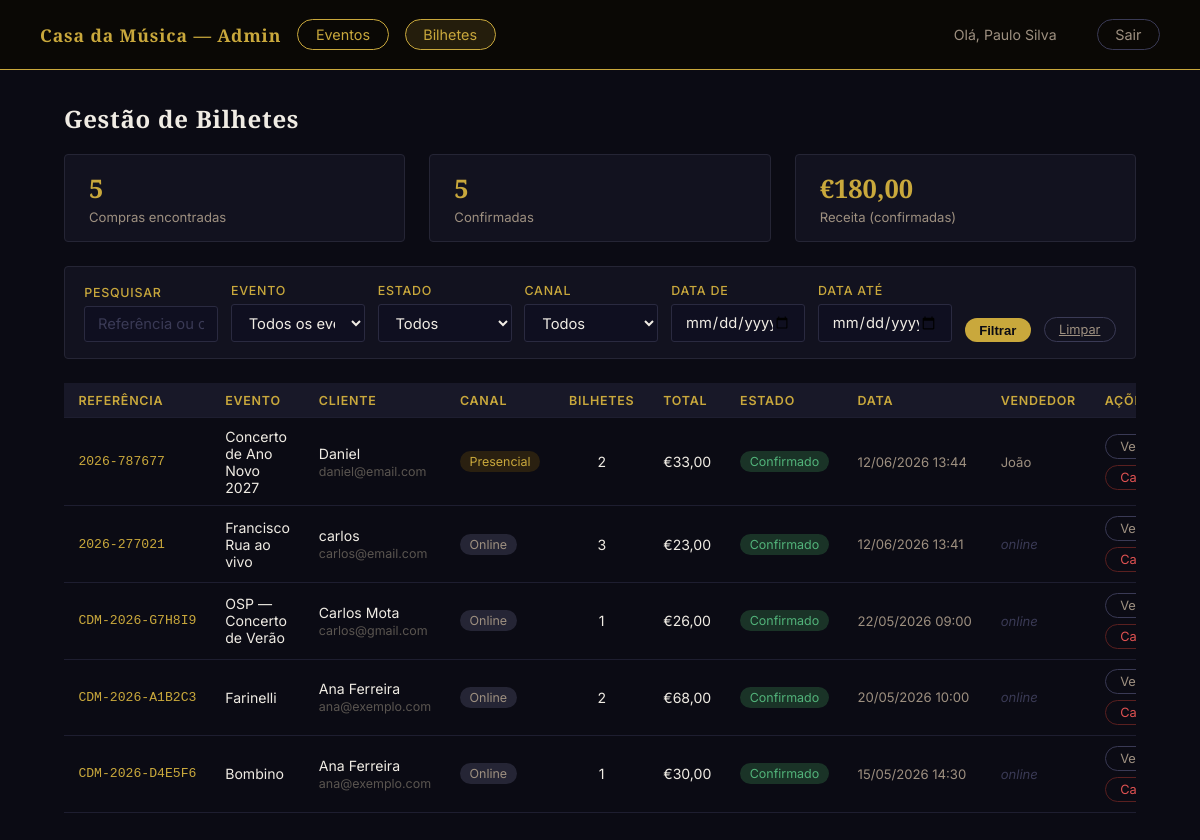
Before: /bilhetes.php (signed in) with the older database file.
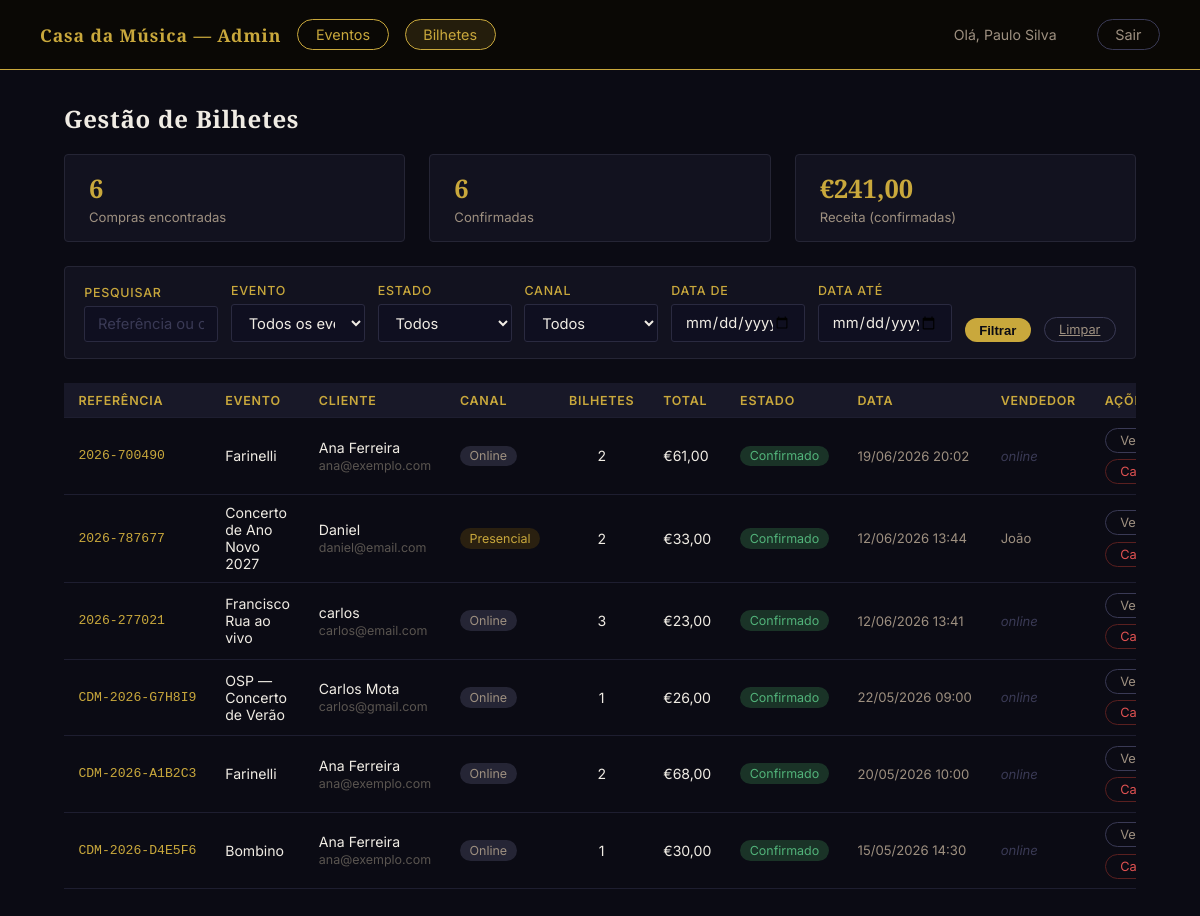
After: the same page with the newer database file.
### tables this page shows
CREATE TABLE compras (
            id                INTEGER PRIMARY KEY AUTOINCREMENT,
            referencia        TEXT    UNIQUE NOT NULL,
            evento_id         INTEGER NOT NULL,
            utilizador_id     INTEGER,
            nome_cliente      TEXT    NOT NULL,
            email_cliente     TEXT    NOT NULL,
            telefone_cliente  TEXT,
            nif_cliente       TEXT,
            canal             TEXT    NOT NULL DEFAULT 'online'
                                      CHECK(canal IN ('online','presencial')),
            vendedor_id       INTEGER,
            metodo_pagamento  TEXT    NOT NULL,
            total             REAL    NOT NULL,
            estado            TEXT    NOT NULL DEFAULT 'confirmado'
                                      CHECK(estado IN ('confirmado','cancelado')),
            data_compra       TEXT    NOT NULL DEFAULT (datetime('now')),
            FOREIGN KEY (evento_id)     REFERENCES eventos(id),
            FOREIGN KEY (utilizador_id) REFERENCES utilizadores(id),
            FOREIGN KEY (vendedor_id)   REFERENCES utilizadores(id)
        );

### scripts/sessao.php (called while the page is built, shortened)
<?php
function getUtilizador(): array {
    return [
        'id'     => $_SESSION['utilizador_id'] ?? null,
        'nome'   => $_SESSION['nome']           ?? '',
        'email'  => $_SESSION['email']          ?? '',
        'perfil' => $_SESSION['perfil']         ?? '',
    ];
}

### bilhetes.php (the view, shortened to what this page needs)
<?php
require_once 'scripts/sessao.php';
$u = getUtilizador();
$isAdmin = ($u['perfil'] === 'administrador');
$db      = getDB();
$pesquisa = trim($_GET['pesquisa']  ?? '');
$fDataDe  = trim($_GET['data_de']    ?? '');
$fDataAte = trim($_GET['data_ate']   ?? '');
$pagina   = max(1, (int)($_GET['pagina'] ?? 1));
$porPag   = 25;
$where  = 'WHERE 1=1';
$stmtTotal = $db->prepare("SELECT COUNT(DISTINCT c.id) FROM compras c $where");
$total  = (int)$stmtTotal->execute()->fetchArray()[0];
$totPag = max(1, (int)ceil($total / $porPag));
$pagina = min($pagina, $totPag);
$offset = ($pagina - 1) * $porPag;
$sqlC = "SELECT c.id, c.referencia, c.evento_id, e.nome AS evento_nome,
                c.nome_cliente, c.email_cliente, c.telefone_cliente, c.nif_cliente,
                c.canal, c.metodo_pagamento, c.total, c.estado,
                c.data_compra,
                COALESCE(SUM(ic.quantidade), 0) AS total_bilhetes,
                v.nome AS vendedor_nome
         FROM compras c
         JOIN eventos e   ON e.id = c.evento_id
         LEFT JOIN itens_compra ic ON ic.compra_id = c.id
         LEFT JOIN utilizadores v  ON v.id = c.vendedor_id
         $where
         GROUP BY c.id
         ORDER BY c.data_compra DESC
         LIMIT $porPag OFFSET $offset";
$stmtC = $db->prepare($sqlC);
$compras = [];
$resC = $stmtC->execute();
while ($row = $resC->fetchArray(SQLITE3_ASSOC)) {
    $compras[] = $row;
}
$totalConf    = 0;
$receitaConf  = 0.0;
if ($isAdmin) {
    $stmtSum = $db->prepare("SELECT COUNT(DISTINCT c.id), SUM(c.total) FROM compras c $where AND c.estado='confirmado'");
    $rowSum = $stmtSum->execute()->fetchArray();
    $totalConf   = (int)($rowSum[0] ?? 0);
    $receitaConf = (float)($rowSum[1] ?? 0);
}
?>
<!DOCTYPE html>
<html lang="pt">
<head>
  <link rel="stylesheet" href="styles/<?= $isAdmin ? 'admin' : 'vendedor' ?>.css" />
</head>
<body>
  <nav class="<?= $isAdmin ? 'nav-admin' : 'nav-vendor' ?>">
    <div class="nav-left">
      <a href="<?= $isAdmin ? 'admin/index.php' : 'vendedor.php' ?>" class="nav-brand">
        Casa da Música<?= $isAdmin ? ' — Admin' : '' ?>
      </a>
      <?php if ($isAdmin): ?>
        <a href="admin/eventos.php" class="btn-pill">Eventos</a>
      <?php else: ?>
        <a href="vendedor.php" class="btn-pill">Área Vendedor</a>
      <?php endif; ?>
      <a href="bilhetes.php" class="btn-pill" style="background:#c9a83c22;">Bilhetes</a>
    </div>
    <div class="nav-right">
      <span style="font-size:.88rem; color:#9e9080; margin-right:1rem;">
        Olá, <?= htmlspecialchars($u['nome']) ?>
      </span>
      <a href="scripts/logout.php" class="btn-pill btn-pill-light">Sair</a>
    </div>
  </nav>
  <main class="page">
    <h1 class="page-title">Gestão de Bilhetes</h1>
    <?php if ($isAdmin): ?>
    <div class="summary-row">
      <div class="summary-card">
        <div class="summary-val"><?= $total ?></div>
        <div class="summary-lbl">Compras encontradas</div>
      </div>
      <div class="summary-card">
        <div class="summary-val"><?= $totalConf ?></div>
        <div class="summary-lbl">Confirmadas</div>
      </div>
      <div class="summary-card">
        <div class="summary-val">€<?= number_format($receitaConf, 2, ',', '.') ?></div>
        <div class="summary-lbl">Receita (confirmadas)</div>
      </div>
    </div>
    <?php endif; ?>
    <form method="GET" action="bilhetes.php" class="filter-bar">
      <div class="form-group">
        <label>Pesquisar</label>
        <input type="text" name="pesquisa" placeholder="Referência ou cliente…"
               value="<?= htmlspecialchars($pesquisa) ?>" />
      </div>
      <div class="form-group">
        <label>Evento</label>
        <select name="evento_id">
          <option value="0">Todos os eventos</option>
        </select>
      </div>
      <div class="form-group">
        <label>Estado</label>
        <select name="estado">
          <option value="">Todos</option>
        </select>
      </div>
      <?php if ($isAdmin): ?>
      <div class="form-group">
        <label>Canal</label>
        <select name="canal">
          <option value="">Todos</option>
        </select>
      </div>
      <?php endif; ?>
      <div class="form-group">
        <label>Data de</label>
        <input type="date" name="data_de" value="<?= htmlspecialchars($fDataDe) ?>" />
      </div>
      <div class="form-group">
        <label>Data até</label>
        <input type="date" name="data_ate" value="<?= htmlspecialchars($fDataAte) ?>" />
      </div>
      <button type="submit" class="btn btn-sm" style="margin-bottom:0;">Filtrar</button>
      <a href="bilhetes.php" class="btn-ghost" style="margin-bottom:0;">Limpar</a>
    </form>
    <?php if (empty($compras)): ?>
      <p class="text-sm" style="margin-top:1rem;">Nenhuma compra encontrada.</p>
    <?php else: ?>
    <div class="table-wrap">
      <table>
        <thead>
          <tr>
            <th>Referência</th>
            <th>Evento</th>
            <th>Cliente</th>
            <?php if ($isAdmin): ?><th>Canal</th><?php endif; ?>
            <th>Bilhetes</th>
            <th>Total</th>
            <th>Estado</th>
            <th>Data</th>
            <?php if ($isAdmin): ?><th>Vendedor</th><?php endif; ?>
            <th>Ações</th>
          </tr>
        </thead>
        <tbody>
          <?php foreach ($compras as $c): ?>
          <?php $cid = (int)$c['id']; ?>
          <tr>
            <td style="font-family:monospace; font-size:.82rem; white-space:nowrap; color:#c9a83c;">
              <?= htmlspecialchars($c['referencia']) ?>
            </td>
            <td><?= htmlspecialchars($c['evento_nome']) ?></td>
            <td>
              <span style="color:#f0ece4;"><?= htmlspecialchars($c['nome_cliente']) ?></span><br>
              <span style="color:#5a5550; font-size:.78rem;"><?= htmlspecialchars($c['email_cliente']) ?></span>
            </td>
            <?php if ($isAdmin): ?>
            <td>
              <span class="badge <?= $c['canal'] === 'presencial' ? 'badge-gold' : '' ?>">
                <?= $c['canal'] === 'presencial' ? 'Presencial' : 'Online' ?>
              </span>
            </td>
            <?php endif; ?>
            <td style="text-align:center;"><?= (int)$c['total_bilhetes'] ?></td>
            <td style="white-space:nowrap;">€<?= number_format((float)$c['total'], 2, ',', '.') ?></td>
            <td>
              <?php if ($c['estado'] === 'confirmado'): ?>
                <span class="badge badge-green">Confirmado</span>
              <?php else: ?>
                <span class="badge-red">Cancelado</span>
              <?php endif; ?>
            </td>
            <td style="white-space:nowrap; font-size:.82rem; color:#9e9080;">
              <?= htmlspecialchars(date('d/m/Y H:i', strtotime($c['data_compra']))) ?>
            </td>
            <?php if ($isAdmin): ?>
            <td style="font-size:.82rem; color:#9e9080;">
              <?= $c['vendedor_nome'] !== null ? htmlspecialchars($c['vendedor_nome']) : '<em style="color:#3a3a55;">online</em>' ?>
            </td>
            <?php endif; ?>
            <td>
              <div class="col-actions">
                <button type="button" class="btn-ghost"
                  onclick="abrirDetalhes(<?= $cid ?>)">Ver</button>
                <?php if ($c['estado'] === 'confirmado'): ?>
                  <button type="button" class="btn-danger-sm"
                    onclick="pedirAcao(<?= $cid ?>, 'cancelado', <?= json_encode($c['referencia']) ?>)">
                    Cancelar
                  </button>
                <?php endif; ?>
              </div>
            </td>
          </tr>
          <?php endforeach; ?>
        </tbody>
      </table>
    </div>
    <?php endif; ?>
  </main>
</body>
</html>

### styles/admin.css (style rules this page uses)
*, *::before, *::after { box-sizing: border-box; margin: 0; padding: 0; }
body { font-family: 'Inter', system-ui, sans-serif; color: #f0ece4; background: #0b0b14; }
nav { display: flex; align-items: center; justify-content: space-between; background: #08080f; border-bottom: 1px solid #252535; padding: 0 2.5rem; height: 70px; position: sticky; top: 0; z-index: 10; }
.nav-left { display: flex; align-items: center; gap: 1rem; }
.nav-right { display: flex; align-items: center; gap: 1.5rem; }
.nav-brand { font-family: 'Cinzel', Georgia, serif; font-weight: 600; font-size: 1.1rem; color: #c9a83c; text-decoration: none; letter-spacing: 0.05em; }
.nav-admin { background: #0a0805; border-bottom-color: #c9a83c; }
.nav-admin .nav-brand { color: #c9a83c; }
.btn-pill { background: transparent; color: #c9a83c; border: 1px solid #c9a83c; border-radius: 999px; padding: 0.38rem 1.1rem; font-size: 0.9rem; cursor: pointer; text-decoration: none; display: inline-block; white-space: nowrap; transition: background 0.15s, color 0.15s; }
.btn-pill-light { border-color: #3a3a55; color: #9e9080; }
.page { padding: 2rem 4rem; max-width: 1200px; margin: 0 auto; }
.page-title { font-family: 'Cinzel', Georgia, serif; font-size: 1.5rem; font-weight: 600; margin-bottom: 1.2rem; color: #f0ece4; letter-spacing: 0.03em; }
.btn { background: #c9a83c; color: #0b0b14; border: none; border-radius: 999px; padding: 0.45rem 1.4rem; font-size: 0.92rem; font-weight: 600; cursor: pointer; text-decoration: none; display: inline-block; white-space: nowrap; transition: background 0.15s; }
.btn-sm { padding: 0.28rem 0.9rem; font-size: 0.82rem; }
.table-wrap { overflow-x: auto; }
table { width: 100%; border-collapse: collapse; }
th, td { padding: 0.6rem 0.9rem; text-align: left; border-bottom: 1px solid #1e1e30; font-size: 0.88rem; }
th { background: #181828; font-weight: 600; white-space: nowrap; color: #c9a83c; font-size: 0.78rem; text-transform: uppercase; letter-spacing: 0.06em; }
.col-actions { display: flex; gap: 0.4rem; flex-wrap: wrap; }
.form-group { display: flex; flex-direction: column; gap: 0.35rem; margin-bottom: 1rem; }
.form-group label { font-size: 0.78rem; font-weight: 500; color: #c9a83c; letter-spacing: 0.06em; text-transform: uppercase; }
input[type="text"], input[type="email"], input[type="password"], input[type="number"], input[type="date"], input[type="time"], select, textarea { border: 1px solid #2a2a40; padding: 0.5rem 0.8rem; font-size: 0.92rem; background: #0f0f20; color: #f0ece4; font-family: inherit; border-radius: 3px; outline: none; transition: border-color 0.15s; }
input::placeholder { color: #3a3a55; }
select option { background: #0f0f20; }
.badge { display: inline-block; padding: 0.18rem 0.6rem; border-radius: 999px; font-size: 0.78rem; background: #252535; color: #9e9080; }
.badge-green { background: #1a3327; color: #52b37a; }

### bilhetes.php (style rules this page uses)
.badge-gold { background:#2a2010; color:#c9a83c; display:inline-block; padding:.18rem .6rem; border-radius:999px; font-size:.78rem; }
.filter-bar { background:#12121f; border:1px solid #252535; border-radius:4px; padding:1rem 1.2rem; margin-bottom:1.5rem; display:flex; flex-wrap:wrap; gap:.8rem; align-items:flex-end; }
.filter-bar .form-group { margin-bottom:0; flex:1; min-width:130px; }
.filter-bar select, .filter-bar input { width:100%; }
.col-actions { display:flex; gap:.4rem; flex-wrap:wrap; }
.btn-ghost { background:transparent; border:1px solid #3a3a55; color:#9e9080; border-radius:999px; padding:.25rem .9rem; cursor:pointer; font-size:.8rem; font-family:inherit; transition:background .15s, color .15s; }
.btn-danger-sm { background:transparent; border:1px solid #5a2020; color:#e05252; border-radius:999px; padding:.25rem .9rem; cursor:pointer; font-size:.8rem; font-family:inherit; transition:background .15s; }
.summary-row { display:flex; gap:1.5rem; margin-bottom:1.5rem; }
.summary-card { background:#12121f; border:1px solid #252535; border-radius:4px; padding:1rem 1.5rem; flex:1; }
.summary-val { font-family:'Cinzel',Georgia,serif; font-size:1.6rem; font-weight:bold; color:#c9a83c; }
.summary-lbl { font-size:.82rem; color:#9e9080; margin-top:.2rem; }

Changed rows visible on the page:
added compras: referencia "2026-700490", evento_nome "Farinelli", nome_cliente "Ana Ferreira", email_cliente "ana@exemplo.com", canal "Online", total_bilhetes "2", total "61,00", estado "Confirmado", data_compra "19/06/2026 20:02", shows "online"
Other visible differences:
$total: "5" → "6"
$totalConf: "5" → "6"
$receitaConf: "180,00" → "241,00"
